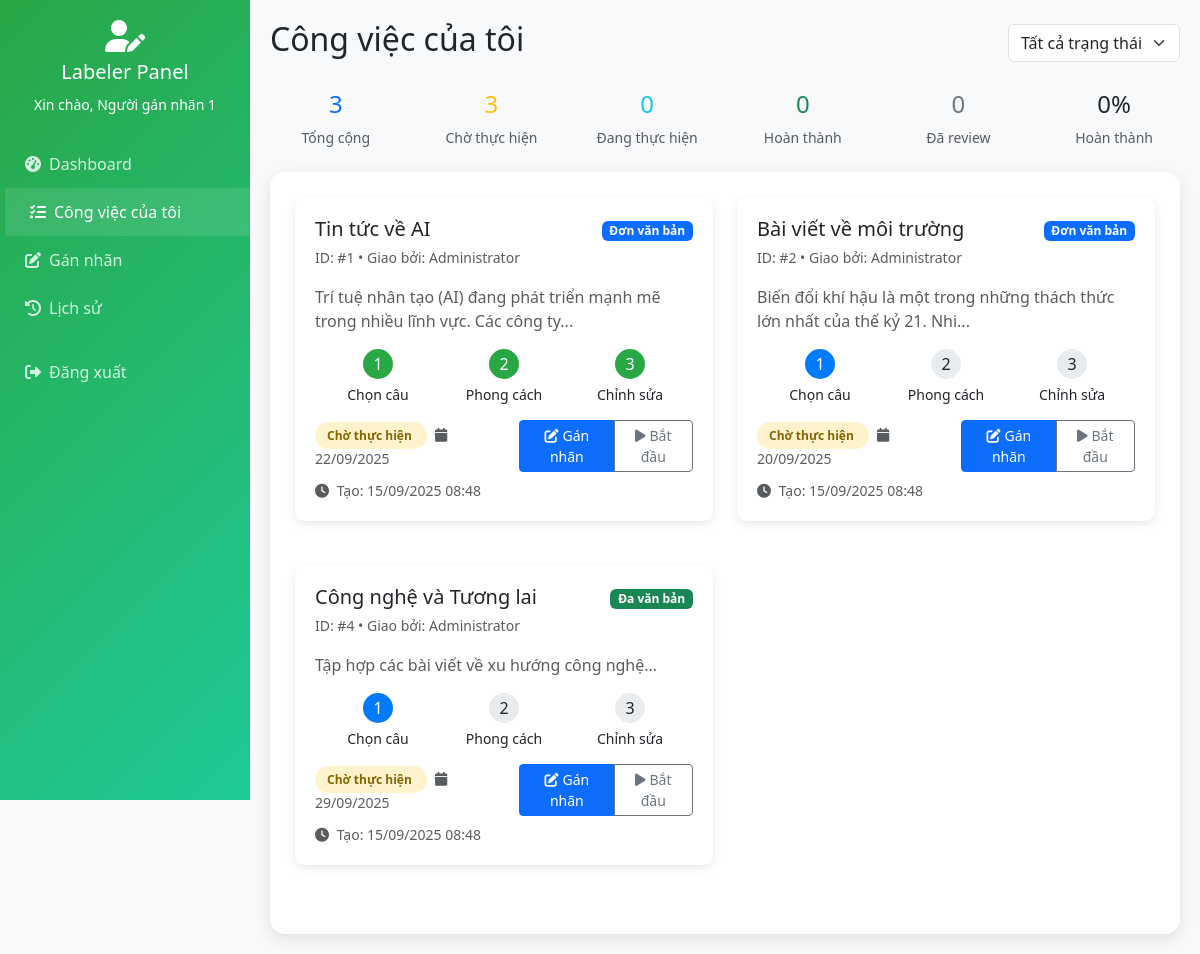
The page /labeler/my_tasks.php (signed in) on the database its author committed.
### tables this page shows
CREATE TABLE assignments (
    id INT AUTO_INCREMENT PRIMARY KEY,
    user_id INT NOT NULL,
    document_id INT NULL,
    group_id INT NULL,
    type ENUM('single', 'multi') NOT NULL,
    status ENUM('pending', 'in_progress', 'completed', 'reviewed') DEFAULT 'pending',
    assigned_by INT NOT NULL,
    deadline DATE NULL,
    notes TEXT,
    created_at TIMESTAMP DEFAULT CURRENT_TIMESTAMP,
    updated_at TIMESTAMP DEFAULT CURRENT_TIMESTAMP ON UPDATE CURRENT_TIMESTAMP,
    FOREIGN KEY (user_id) REFERENCES users(id) ON DELETE CASCADE,
    FOREIGN KEY (document_id) REFERENCES documents(id) ON DELETE CASCADE,
    FOREIGN KEY (group_id) REFERENCES document_groups(id) ON DELETE CASCADE,
    FOREIGN KEY (assigned_by) REFERENCES users(id) ON DELETE CASCADE,
    CHECK ((document_id IS NOT NULL AND group_id IS NULL AND type = 'single') OR 
           (document_id IS NULL AND group_id IS NOT NULL AND type = 'multi'))
);

CREATE TABLE users (
    id INT AUTO_INCREMENT PRIMARY KEY,
    username VARCHAR(50) UNIQUE NOT NULL,
    password VARCHAR(255) NOT NULL,
    full_name VARCHAR(100) NOT NULL,
    email VARCHAR(100),
    role ENUM('admin', 'labeler', 'reviewer') NOT NULL,
    status ENUM('active', 'inactive') DEFAULT 'active',
    created_at TIMESTAMP DEFAULT CURRENT_TIMESTAMP,
    updated_at TIMESTAMP DEFAULT CURRENT_TIMESTAMP ON UPDATE CURRENT_TIMESTAMP
);

### includes/auth.php (called while the page is built, shortened)
<?php
function isLoggedIn() {
    return isset($_SESSION['user_id']) && isset($_SESSION['role']);
}
function getCurrentUser() {
    return [
        'id' => $_SESSION['user_id'],
        'username' => $_SESSION['username'] ?? '',
        'role' => $_SESSION['role'],
        'full_name' => $_SESSION['full_name'] ?? ''
    ];
}
?>

### labeler/my_tasks.php (the view, shortened to what this page needs)
<?php
require_once '../includes/auth.php';
$database = new Database();
$db = $database->getConnection();
$current_user = getCurrentUser();
$assignments = [];
$filter_status = $_GET['status'] ?? '';
try {
    $where_clause = "a.user_id = ?";
    $params = [$current_user['id']];
    $query = "SELECT a.*,
                     CASE
                         WHEN a.type = 'single' THEN d.title
                         WHEN a.type = 'multi' THEN dg.title
                     END as title,
                     CASE
                         WHEN a.type = 'single' THEN d.content
                         WHEN a.type = 'multi' THEN dg.description
                     END as content,
                     CASE
                         WHEN a.type = 'single' THEN d.ai_summary
                         WHEN a.type = 'multi' THEN dg.ai_summary
                     END as ai_summary,
                     admin.full_name as assigned_by_name,
                     lr.step1_completed, lr.step2_completed, lr.step3_completed
              FROM assignments a
              LEFT JOIN documents d ON a.document_id = d.id AND a.type = 'single'
              LEFT JOIN document_groups dg ON a.group_id = dg.id AND a.type = 'multi'
              LEFT JOIN users admin ON a.assigned_by = admin.id
              LEFT JOIN labeling_results lr ON a.id = lr.assignment_id
              WHERE $where_clause
              ORDER BY a.created_at DESC";
    $stmt = $db->prepare($query);
    $stmt->execute($params);
    $assignments = $stmt->fetchAll(PDO::FETCH_ASSOC);
} catch (Exception $e) {
    $error_message = 'Lỗi khi lấy danh sách công việc: ' . $e->getMessage();
}
$stats = ['total' => 0, 'pending' => 0, 'in_progress' => 0, 'completed' => 0, 'reviewed' => 0];
try {
    $query = "SELECT status, COUNT(*) as count FROM assignments WHERE user_id = ? GROUP BY status";
    $stmt = $db->prepare($query);
    $stmt->execute([$current_user['id']]);
    while ($row = $stmt->fetch()) {
        $stats[$row['status']] = $row['count'];
        $stats['total'] += $row['count'];
    }
} catch (Exception $e) {
}
?>
<!DOCTYPE html>
<html lang="vi">
<head>
    <link href="https://cdnjs.cloudflare.com/ajax/libs/bootstrap/5.3.0/css/bootstrap.min.css" rel="stylesheet">
    <link href="https://cdnjs.cloudflare.com/ajax/libs/font-awesome/6.4.0/css/all.min.css" rel="stylesheet">
</head>
<body>
    <nav class="sidebar">
        <div class="text-center text-white mb-4">
            <i class="fas fa-user-edit fa-2x mb-2"></i>
            <h5>Labeler Panel</h5>
            <small>Xin chào, <?php echo htmlspecialchars($current_user['full_name']); ?></small>
        </div>
        <ul class="nav flex-column">
            <li class="nav-item">
                <a class="nav-link" href="dashboard.php">
                    <i class="fas fa-tachometer-alt me-2"></i>Dashboard
                </a>
            </li>
            <li class="nav-item">
                <a class="nav-link active" href="my_tasks.php">
                    <i class="fas fa-tasks me-2"></i>Công việc của tôi
                </a>
            </li>
            <li class="nav-item">
                <a class="nav-link" href="labeling.php">
                    <i class="fas fa-edit me-2"></i>Gán nhãn
                </a>
            </li>
            <li class="nav-item">
                <a class="nav-link" href="history.php">
                    <i class="fas fa-history me-2"></i>Lịch sử
                </a>
            </li>
            <li class="nav-item mt-3">
                <a class="nav-link" href="../logout.php">
                    <i class="fas fa-sign-out-alt me-2"></i>Đăng xuất
                </a>
            </li>
        </ul>
    </nav>
    <div class="main-content">
        <div class="d-flex justify-content-between align-items-center mb-4">
            <h2 class="text-dark">Công việc của tôi</h2>
            <div class="d-flex gap-2">
                <select class="form-select" onchange="filterByStatus(this.value)">
                    <option value="">Tất cả trạng thái</option>
                </select>
            </div>
        </div>
        <div class="row mb-4">
            <div class="col-md-2">
                <div class="text-center">
                    <div class="h4 text-primary"><?php echo $stats['total']; ?></div>
                    <div class="text-muted small">Tổng cộng</div>
                </div>
            </div>
            <div class="col-md-2">
                <div class="text-center">
                    <div class="h4 text-warning"><?php echo $stats['pending']; ?></div>
                    <div class="text-muted small">Chờ thực hiện</div>
                </div>
            </div>
            <div class="col-md-2">
                <div class="text-center">
                    <div class="h4 text-info"><?php echo $stats['in_progress']; ?></div>
                    <div class="text-muted small">Đang thực hiện</div>
                </div>
            </div>
            <div class="col-md-2">
                <div class="text-center">
                    <div class="h4 text-success"><?php echo $stats['completed']; ?></div>
                    <div class="text-muted small">Hoàn thành</div>
                </div>
            </div>
            <div class="col-md-2">
                <div class="text-center">
                    <div class="h4 text-secondary"><?php echo $stats['reviewed']; ?></div>
                    <div class="text-muted small">Đã review</div>
                </div>
            </div>
            <div class="col-md-2">
                <div class="text-center">
                    <div class="h4 text-dark">
                        <?php echo $stats['total'] > 0 ? round(($stats['completed'] / $stats['total']) * 100, 1) : 0; ?>%
                    </div>
                    <div class="text-muted small">Hoàn thành</div>
                </div>
            </div>
        </div>
        <div class="content-card">
            <?php if (empty($assignments)): ?>
                <div class="text-center text-muted py-5">
                    <i class="fas fa-inbox fa-3x mb-3"></i>
                    <h5>Không có công việc nào</h5>
                    <p>
                        <?php if ($filter_status): ?>
                            Không có công việc nào với trạng thái "<?php echo ucfirst($filter_status); ?>".
                        <?php else: ?>
                            Bạn chưa được giao công việc nào. Liên hệ admin để được phân công.
                        <?php endif; ?>
                    </p>
                    <?php if ($filter_status): ?>
                        <a href="my_tasks.php" class="btn btn-primary">Xem tất cả công việc</a>
                    <?php endif; ?>
                </div>
            <?php else: ?>
                <div class="row">
                    <?php foreach ($assignments as $assignment): ?>
                        <div class="col-lg-6 mb-4">
                            <div class="assignment-card">
                                <div class="d-flex justify-content-between align-items-start mb-3">
                                    <div>
                                        <h5 class="mb-1"><?php echo htmlspecialchars($assignment['title'] ?: 'Không có tiêu đề'); ?></h5>
                                        <small class="text-muted">
                                            ID: #<?php echo $assignment['id']; ?> •
                                            Giao bởi: <?php echo htmlspecialchars($assignment['assigned_by_name'] ?: 'N/A'); ?>
                                        </small>
                                    </div>
                                    <div>
                                        <span class="badge <?php echo $assignment['type'] == 'single' ? 'bg-primary' : 'bg-success'; ?>">
                                            <?php echo $assignment['type'] == 'single' ? 'Đơn văn bản' : 'Đa văn bản'; ?>
                                        </span>
                                    </div>
                                </div>
                                <div class="mb-3">
                                    <p class="text-muted mb-2">
                                        <?php echo htmlspecialchars(substr(strip_tags($assignment['content'] ?: ''), 0, 100)); ?>...
                                    </p>
                                </div>
                                <div class="progress-steps">
                                    <div class="step">
                                        <div class="step-circle <?php echo $assignment['step1_completed'] ? 'completed' : 'current'; ?>">
                                            1
                                        </div>
                                        <div class="small">Chọn câu</div>
                                    </div>
                                    <div class="step">
                                        <div class="step-circle <?php echo $assignment['step2_completed'] ? 'completed' : ($assignment['step1_completed'] ? 'current' : ''); ?>">
                                            2
                                        </div>
                                        <div class="small">Phong cách</div>
                                    </div>
                                    <div class="step">
                                        <div class="step-circle <?php echo $assignment['step3_completed'] ? 'completed' : ($assignment['step2_completed'] ? 'current' : ''); ?>">
                                            3
                                        </div>
                                        <div class="small">Chỉnh sửa</div>
                                    </div>
                                </div>
                                <div class="d-flex justify-content-between align-items-center">
                                    <div>
                                        <?php
                                        $status_class = 'status-' . $assignment['status'];
                                        $status_text = '';
                                        switch ($assignment['status']) {
                                            case 'pending':
                                                $status_text = 'Chờ thực hiện';
                                                break;
                                        }
                                        ?>
                                        <span class="status-badge <?php echo $status_class; ?>">
                                            <?php echo $status_text; ?>
                                        </span>
                                        <?php if ($assignment['deadline']): ?>
                                            <small class="text-muted ms-2">
                                                <i class="fas fa-calendar me-1"></i>
                                                <?php echo date('d/m/Y', strtotime($assignment['deadline'])); ?>
                                            </small>
                                        <?php endif; ?>
                                    </div>
                                    <div class="btn-group btn-group-sm">
                                        <?php if ($assignment['status'] == 'pending' || $assignment['status'] == 'in_progress'): ?>
                                            <a href="labeling.php?id=<?php echo $assignment['id']; ?>" class="btn btn-primary">
                                                <i class="fas fa-edit me-1"></i>Gán nhãn
                                            </a>
                                            <button class="btn btn-outline-secondary" onclick="updateStatus(<?php echo $assignment['id']; ?>, '<?php echo $assignment['status'] == 'pending' ? 'in_progress' : 'completed'; ?>')">
                                                <?php if ($assignment['status'] == 'pending'): ?>
                                                    <i class="fas fa-play me-1"></i>Bắt đầu
                                                <?php else: ?>
                                                    <i class="fas fa-check me-1"></i>Hoàn thành
                                                <?php endif; ?>
                                            </button>
                                        <?php else: ?>
                                            <a href="labeling.php?id=<?php echo $assignment['id']; ?>&view=1" class="btn btn-outline-primary">
                                                <i class="fas fa-eye me-1"></i>Xem
                                            </a>
                                        <?php endif; ?>
                                    </div>
                                </div>
                                <div class="mt-2 small text-muted">
                                    <i class="fas fa-clock me-1"></i>
                                    Tạo: <?php echo date('d/m/Y H:i', strtotime($assignment['created_at'])); ?>
                                </div>
                            </div>
                        </div>
                    <?php endforeach; ?>
                </div>
            <?php endif; ?>
        </div>
    </div>
</body>
</html>

### labeler/my_tasks.php (style rules this page uses)
body { background: #f8f9fa; font-family: 'Segoe UI', sans-serif; }
.sidebar { background: linear-gradient(135deg, #28a745 0%, #20c997 100%); min-height: 100vh; position: fixed; left: 0; top: 0; width: 250px; padding: 20px 0; z-index: 1000; }
.main-content { margin-left: 250px; padding: 20px; }
.nav-link { color: rgba(255,255,255,0.8); padding: 12px 25px; border-radius: 0; transition: all 0.3s ease; }
.nav-link:hover, .nav-link.active { background: rgba(255,255,255,0.1); color: white; transform: translateX(5px); }
.content-card { background: white; border-radius: 15px; padding: 25px; box-shadow: 0 5px 15px rgba(0,0,0,0.1); border: none; }
.assignment-card { background: white; border-radius: 10px; padding: 20px; box-shadow: 0 3px 10px rgba(0,0,0,0.1); margin-bottom: 20px; transition: transform 0.3s ease; }
.status-badge { padding: 5px 12px; border-radius: 20px; font-size: 12px; font-weight: 600; }
.status-pending { background: #fff3cd; color: #856404; }
.progress-steps { display: flex; justify-content: space-between; margin: 15px 0; }
.step { text-align: center; flex: 1; }
.step-circle { width: 30px; height: 30px; border-radius: 50%; background: #e9ecef; display: inline-flex; align-items: center; justify-content: center; margin-bottom: 5px; }
.step-circle.completed { background: #28a745; color: white; }
.step-circle.current { background: #007bff; color: white; }

### rows shown on the page
assignments: title "Tin tức về AI", id "1", assigned_by.full_name "Administrator", type "Đơn văn bản", content "Trí tuệ nhân tạo (AI) đang phát triển mạnh mẽ trong nhiều lĩnh vực. Các công ty", status "Chờ thực hiện", deadline "22/09/2025", shows "Bắt đầu", created_at "15/09/2025 08:48"
assignments: title "Bài viết về môi trường", id "2", assigned_by.full_name "Administrator", type "Đơn văn bản", content "Biến đổi khí hậu là một trong những thách thức lớn nhất của thế kỷ 21. Nhi", status "Chờ thực hiện", deadline "20/09/2025", shows "Bắt đầu", created_at "15/09/2025 08:48"
assignments: title "Công nghệ và Tương lai", id "4", assigned_by.full_name "Administrator", type "Đa văn bản", content "Tập hợp các bài viết về xu hướng công nghệ", status "Chờ thực hiện", deadline "29/09/2025", shows "Bắt đầu", created_at "15/09/2025 08:48"

### other values the page prints
$current_user['full_name'] "Người gán nhãn 1"
$stats['total'] "3"
$stats['pending'] "3"
$stats['in_progress'] "0"
$stats['completed'] "0"
$stats['reviewed'] "0"
